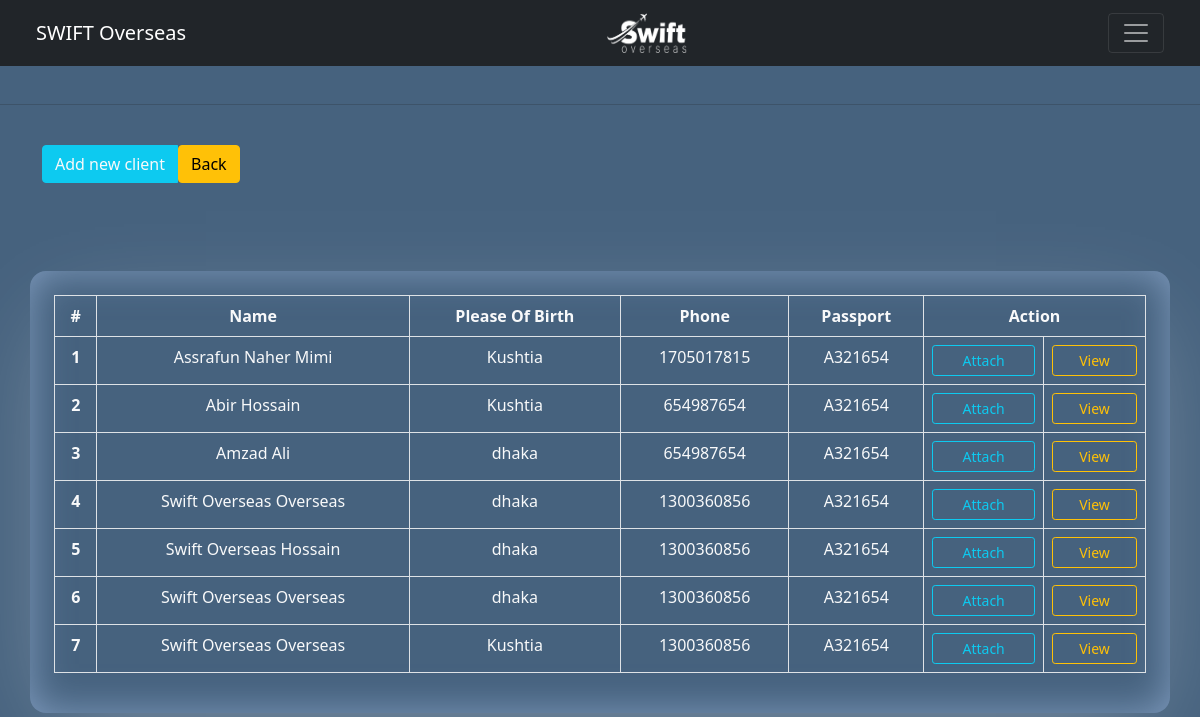
The page /addNewClient.php on the database its author committed.
### tables this page shows
CREATE TABLE `tb_clientlist` (
  `id` int(11) NOT NULL,
  `fastname` varchar(255) DEFAULT NULL,
  `lastname` varchar(255) DEFAULT NULL,
  `phone` int(11) DEFAULT NULL,
  `dob` date DEFAULT NULL,
  `genderid` int(11) DEFAULT NULL,
  `address` varchar(255) DEFAULT NULL,
  `email` varchar(255) DEFAULT NULL,
  `passportNumber` varchar(255) DEFAULT NULL,
  `countryCode` varchar(255) DEFAULT NULL,
  `PassportAuthority` varchar(255) DEFAULT NULL,
  `nid` varchar(255) DEFAULT NULL,
  `pleaseOfBirth` varchar(255) DEFAULT NULL,
  `passIssueDateStart` date DEFAULT NULL,
  `passIssueDateEnd` date DEFAULT NULL,
  `fatherName` varchar(255) DEFAULT NULL,
  `motherName` varchar(255) DEFAULT NULL,
  `spouseName` varchar(255) DEFAULT NULL,
  `s_dob` date DEFAULT NULL,
  `s_address` varchar(255) DEFAULT NULL,
  `emgName` varchar(255) DEFAULT NULL,
  `emgRelation` varchar(255) DEFAULT NULL,
  `emdAddress` varchar(255) DEFAULT NULL,
  `referid` int(11) DEFAULT NULL,
  `ContAmount` varchar(255) DEFAULT NULL,
  `advance` varchar(255) DEFAULT NULL,
  `payMathod` int(11) DEFAULT NULL,
  `pmbName` varchar(255) DEFAULT NULL,
  `pmbAccountNum` varchar(255) DEFAULT NULL,
  `destination` varchar(255) DEFAULT NULL,
  `visaDurationTime` varchar(255) DEFAULT NULL,
  `pImg` varchar(255) DEFAULT NULL,
  `PassImg` varchar(255) DEFAULT NULL,
  `nidImg` varchar(255) DEFAULT NULL,
  `SnidImg` varchar(255) DEFAULT NULL,
  `condi` int(11) DEFAULT NULL,
  `remark` varchar(255) DEFAULT NULL,
  `emgPhone` int(11) DEFAULT NULL
);

### addNewClient.php (the view, shortened to what this page needs)
<!DOCTYPE html>
<html lang="en">
<head>
    <link href="https://cdn.jsdelivr.net/npm/bootstrap@5.0.2/dist/css/bootstrap.min.css" rel="stylesheet">
    <link rel="stylesheet" href="css/addNewClients.css">
    <link rel="stylesheet" href="css/grid.css">
</head>
<body>
<?php
    include 'controller/dbconfig.php';
    include 'dashboardmenu.php';
?>
<br><hr><br>
<section id="button-group">
    <div class="container">
        <div class="row">
            <div class="col-md-12">
                <div class="btn-group item-center">
                    <button href="#add-new-agency-section" class="btn btn-info text-light" data-bs-toggle="collapse">Add new client</button>
                    <a href="dashboard"><button type="submit" class="btn btn-warning">Back</button></a>
                </div>
            </div>
        </div>
    </div>
</section><br>
<section id="data-show-section" class="data-show">
    <div class="container box inner-shadow">
        <div class="row">
            <div class="col-md-12">
                <table class="table table-hover text-light table-bordered">
                    <thead>
                        <tr>
                            <th scope="col" class="text-center">#</th>
                            <th scope="col">Name</th>
                            <th scope="col">Please Of Birth</th>
                            <th scope="col">Phone</th>
                            <th scope="col" class="text-center">Passport</th>
                            <th scope="col" colspan="2" class="text-center">Action</th>
                        </tr>
                    </thead>
                    <tbody>
                        <?php
                            $sqlData = "SELECT * FROM tb_clientlist";
                            $SQLResult = mysqli_query($conn,$sqlData);
                            $sl = 1;
                            while($row = mysqli_fetch_array($SQLResult))
                            {?>
                                <tr>
                                    <th class="text-center" scope="row"><?php echo $sl ?></th>
                                    <td><?php echo $row['fastname'].' '. $row['lastname'] ?></td>
                                    <?php $uid = $row['id'] ?>
                                    <td><?php echo $row['pleaseOfBirth'];?></td>
                                    <td><?php echo $row['phone'] ?></td>
                                    <td class="text-center"><?php echo $row['passportNumber'] ?></td>
                                    <td class="text-center"><a href="attachPicture.php?userid=<?php echo $uid; ?>"><button class="btn btn-outline-info btn-sm">Attach</button></a></td>
                                    <td class="text-center"><a href="ViewClient.php?userid=<?php echo $uid; ?>"><button class="btn btn-outline-warning btn-sm">View</button></a></td>
                                </tr>
                        <?php  $sl++;  }
                        ?>
                    </tbody>
                </table>
            </div>
        </div>
    </div>
</section>
</body>
</html>

### css/addNewClients.css (style rules this page uses)
* { margin: 0; padding: 0; }
body { background: #46627e; }
.btn { width: 100%; }
.box { margin: 4rem auto; width: 100%; padding: 1.5rem; text-align: center; border-radius: 1rem; }
.inner-shadow { width: 100%; height: 100%; box-shadow: inset rgba(186, 214, 255, 0.5) 0px 0px 40px 0px, rgba(255, 255, 255, 0.3) 0px 30px 100px -24px; }

### css/grid.css (style rules this page uses)
.row:before, .row:after { content:""; display:table; }
.row:after { clear:both; }
.row { zoom:1; }

### rows shown on the page
tb_clientlist: fastname "Assrafun", lastname "Naher Mimi", pleaseOfBirth "Kushtia", phone "1705017815", passportNumber "A321654"
tb_clientlist: fastname "Abir", lastname "Hossain", pleaseOfBirth "Kushtia", phone "654987654", passportNumber "A321654"
tb_clientlist: fastname "Amzad", lastname "Ali", pleaseOfBirth "dhaka", phone "654987654", passportNumber "A321654"
tb_clientlist: fastname "Swift Overseas", lastname "Overseas", pleaseOfBirth "dhaka", phone "1300360856", passportNumber "A321654"
tb_clientlist: fastname "Swift Overseas", lastname "Hossain", pleaseOfBirth "dhaka", phone "1300360856", passportNumber "A321654"
tb_clientlist: fastname "Swift Overseas", lastname "Overseas", pleaseOfBirth "dhaka", phone "1300360856", passportNumber "A321654"
tb_clientlist: fastname "Swift Overseas", lastname "Overseas", pleaseOfBirth "Kushtia", phone "1300360856", passportNumber "A321654"
